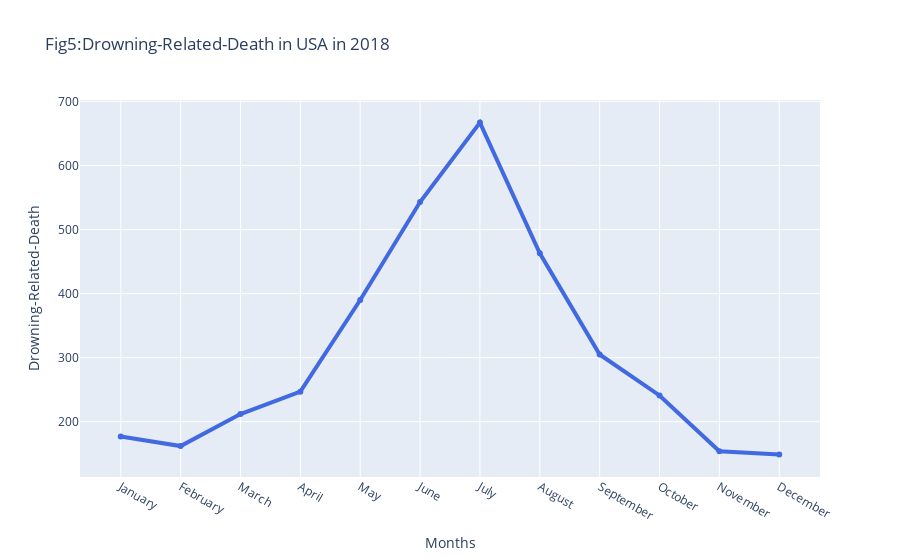

Notebook cell for this chart:
### Code cell
drowning_related_death= go.Figure(data= go.Scatter(x= new_table['Month'], y =  new_table['Drowning'], name = 'Drowning', line=dict(color='royalblue',width=4)))
drowning_related_death.update_layout(title='Fig5:Drowning-Related-Death in USA in 2018',xaxis_title ='Months', yaxis_title='Drowning-Related-Death')
drowning_related_death

### Figure 1 — Plotly figure (JSON) as saved in the notebook; plotly's stock layout.template omitted (floating-point values rounded to 4 significant figures)
{"data": [{"line": {"color": "royalblue", "width": 4}, "name": "Drowning", "type": "scatter", "x": ["January", "February", "March", "April", "May", "June", "July", "August", "September", "October", "November", "December"], "y": ["177", "162", "212", "247", "390", "543", "667", "463", "305", "241", "154", "149"]}], "layout": {"title": {"text": "Fig5:Drowning-Related-Death in USA in 2018"}, "xaxis": {"title": {"text": "Months"}}, "yaxis": {"title": {"text": "Drowning-Related-Death"}}}}
